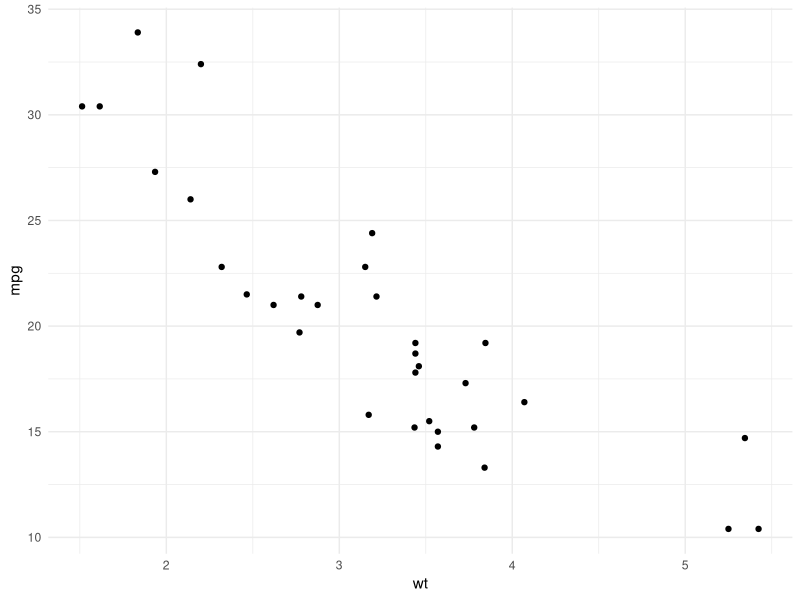

Reproduce this figure in R.
## ---- chunk 1
# R code example
library(ggplot2)
data(mtcars)
ggplot(mtcars, aes(x = wt, y = mpg)) +
  geom_point() +
  theme_minimal()
